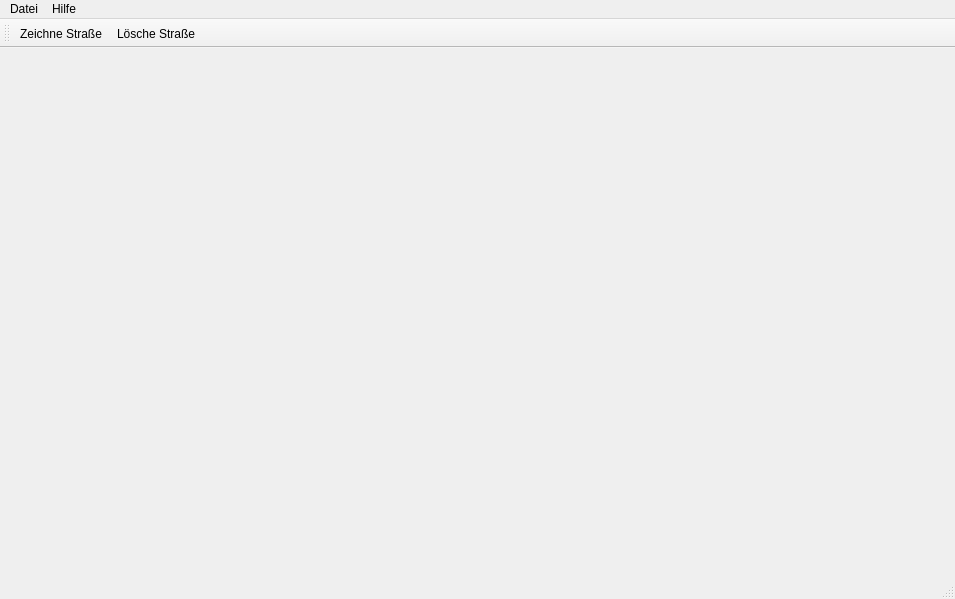
<?xml version="1.0" encoding="UTF-8"?>
<ui version="4.0">
 <class>qt_design</class>
 <widget class="QMainWindow" name="qt_design">
  <property name="geometry">
   <rect>
    <x>0</x>
    <y>0</y>
    <width>955</width>
    <height>599</height>
   </rect>
  </property>
  <property name="windowTitle">
   <string>qt_design</string>
  </property>
  <widget class="QWidget" name="centralWidget">
   <layout class="QFormLayout" name="formLayout"/>
  </widget>
  <widget class="QMenuBar" name="menuBar">
   <property name="geometry">
    <rect>
     <x>0</x>
     <y>0</y>
     <width>955</width>
     <height>21</height>
    </rect>
   </property>
   <widget class="QMenu" name="menuDatei">
    <property name="title">
     <string>Datei</string>
    </property>
   </widget>
   <widget class="QMenu" name="menuHilfe">
    <property name="title">
     <string>Hilfe</string>
    </property>
    <addaction name="action_ber_trafficSim"/>
    <addaction name="actionUrheberrecht_Informationen"/>
   </widget>
   <addaction name="menuDatei"/>
   <addaction name="menuHilfe"/>
  </widget>
  <widget class="QToolBar" name="mainToolBar">
   <property name="focusPolicy">
    <enum>Qt::NoFocus</enum>
   </property>
   <property name="acceptDrops">
    <bool>true</bool>
   </property>
   <property name="toolButtonStyle">
    <enum>Qt::ToolButtonTextUnderIcon</enum>
   </property>
   <attribute name="toolBarArea">
    <enum>TopToolBarArea</enum>
   </attribute>
   <attribute name="toolBarBreak">
    <bool>true</bool>
   </attribute>
   <addaction name="actionDrawStreet"/>
   <addaction name="actionDeleteRoad"/>
  </widget>
  <widget class="QStatusBar" name="statusBar"/>
  <action name="actionDrawStreet">
   <property name="checkable">
    <bool>true</bool>
   </property>
   <property name="icon">
    <iconset>
     <normalon>icons/icon_road.png</normalon>
    </iconset>
   </property>
   <property name="text">
    <string>Zeichne Straße</string>
   </property>
   <property name="toolTip">
    <string>Setzen von Endpunkt der Straße</string>
   </property>
  </action>
  <action name="actionDeleteRoad">
   <property name="checkable">
    <bool>true</bool>
   </property>
   <property name="icon">
    <iconset>
     <normalon>icons/icon_bulldozer.png</normalon>
    </iconset>
   </property>
   <property name="text">
    <string>Lösche Straße</string>
   </property>
   <property name="toolTip">
    <string>Lösche einen Straßenpunkt</string>
   </property>
  </action>
  <action name="action_ber_trafficSim">
   <property name="text">
    <string>Über trafficSim</string>
   </property>
  </action>
  <action name="actionUrheberrecht_Informationen">
   <property name="text">
    <string>Urheberrecht Informationen</string>
   </property>
  </action>
 </widget>
 <layoutdefault spacing="6" margin="11"/>
 <resources/>
 <connections/>
</ui>
